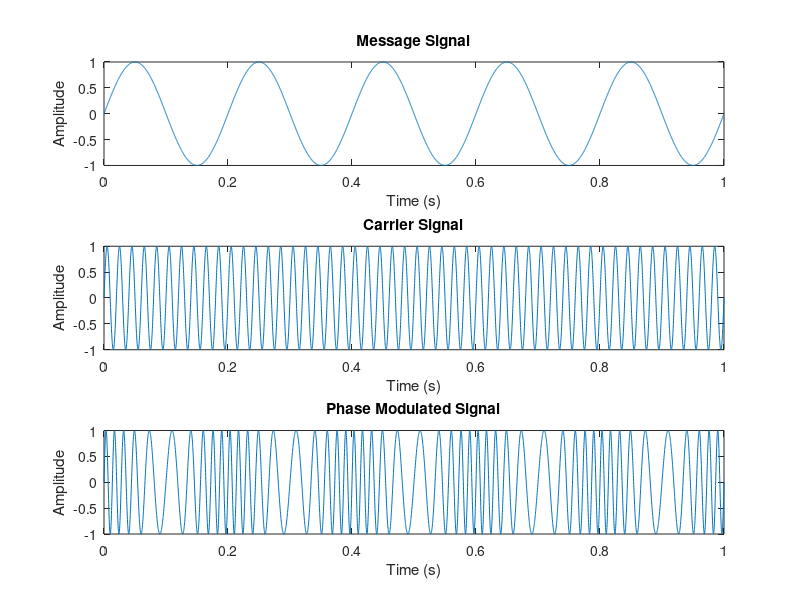

Reproduce this figure in MATLAB. (Note: this script raises an error after producing the figure.)
% Phase Modulation (PM) Example

% Parameters
carrier_frequency = 50; % Carrier frequency in Hertz
message_frequency = 5; % Message signal frequency in Hertz
modulation_index = 5; % Modulation index

% Time settings
duration = 1; % Duration of the signal in seconds
sampling_frequency = 5000; % Sampling frequency in Hertz

% Generate time vector
t = linspace(0, duration, duration * sampling_frequency);

% Generate message signal (sine wave)
message_signal = sin(2 * pi * message_frequency * t);
carrier_signal = sin(2*pi*carrier_frequency*t);

% Generate phase modulation
pm_signal = sin(2 * pi * carrier_frequency * t + modulation_index * message_signal);

% Plot the signals
figure;

subplot(3, 1, 1);
plot(t, message_signal);
title('Message Signal');
xlabel('Time (s)');
ylabel('Amplitude');
subplot(3, 1, 2);
plot(t, carrier_signal);
title('Carrier Signal');
xlabel('Time (s)');
ylabel('Amplitude');
subplot(3, 1, 3);
plot(t, pm_signal);
title('Phase Modulated Signal');
xlabel('Time (s)');
ylabel('Amplitude');

% Display the plot
sgtitle('Phase Modulation Example');
